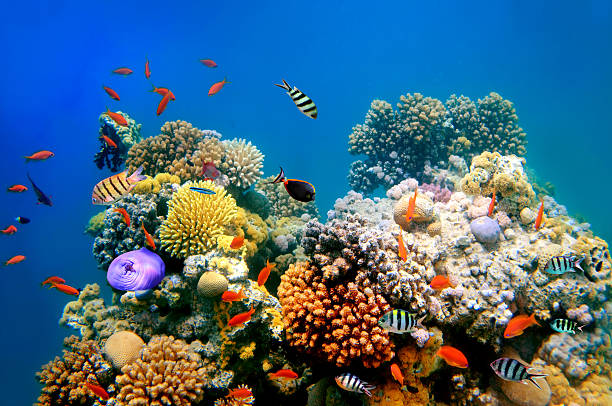
#> input picture image.jpg, 612 x 406 px
$ python color_space_test.py image.jpg 1.0 1.0 1.0
#> lines starting #> are read from the running program, lines starting #| are printed output that depends on the picture
#> further down, img is the input picture: shape (406, 612, 3); mean R, G, B 66.9, 104.8, 129.9
# Hien Dao 1001912046
# CSE 4310 - Fundamentals of Computer Vision

import sys
import numpy as np
import skimage.io as io

def rgb_to_hsv(rgb_hsv):
  # Normalize RGB values to be in range of [0,1]
  rgb_hsv = rgb_hsv/255
  r, g, b = rgb_hsv[:,:,0], rgb_hsv[:,:,1], rgb_hsv[:,:,2]

  # Calculating HSV value V
  v = np.max(rgb_hsv, axis=2)

  # Calculating Saturation with Chroma
  chroma = v - np.min(rgb_hsv, axis=2)
  s = np.where(v!=0, chroma/v, 0)
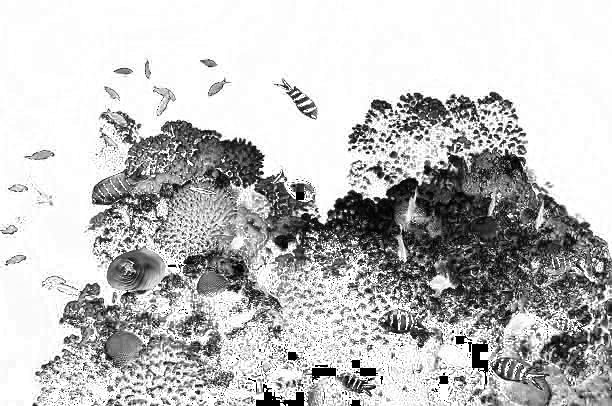
#> s: shape (406, 612) float64; min 0, max 1, mean 0.756

  # Calculating Hue
  # if chroma == 0 in else condition below
  # if v == r:
  hue_comp = np.where((chroma != 0) & (v==r),((g-b)/chroma)%6, 0)
  # if v == g:
  hue_comp = np.where((chroma != 0) & (v==g),((b-r)/chroma)+2, hue_comp)
  # if v == b:
  hue_comp = np.where((chroma != 0) & (v==b),((r-g)/chroma)+4, hue_comp)
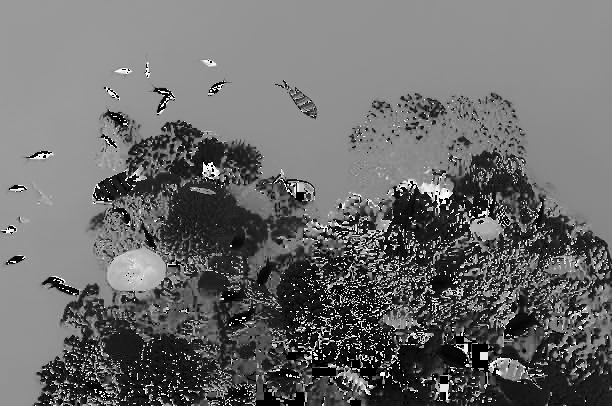
#> hue_comp: shape (406, 612) float64; min 0, max 5.99, mean 2.52; drawn with min black and max white

  h = 60.0 * hue_comp
  rgb_hsv = np.stack((h,s,v), axis = -1)
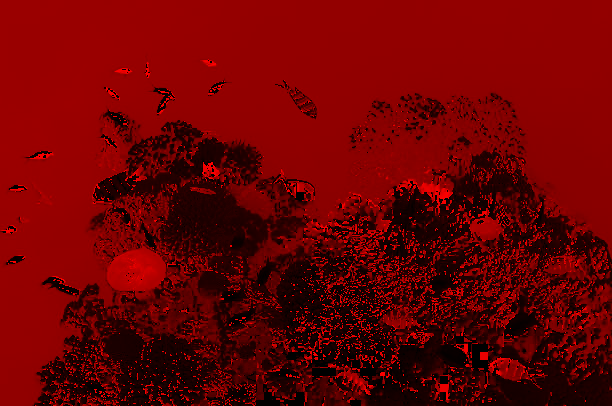
#> rgb_hsv: shape (406, 612, 3) float64; mean of channels 0, 1, 2 151.4, 0.8, 0.6; drawn with min black and max white
  return rgb_hsv


def hsv_to_rgb(hsv_rgb):
  h,s,v = hsv_rgb[:,:,0], hsv_rgb[:,:,1], hsv_rgb[:,:,2]
#> s: shape (406, 612) float64; every value is 1
  h = np.where(h >= 360, h-360, h)
  chroma = v * s
  hue_comp = h / 60
  x = chroma * (1 - abs((hue_comp % 2) - 1))

  # Calculate (R',G',B')
  R_comp =  np.where((hue_comp >= 0) & (hue_comp < 1), chroma,
            np.where((hue_comp >= 1) & (hue_comp < 2), x,
            np.where((hue_comp >= 2) & (hue_comp < 3), 0,
            np.where((hue_comp >= 3) & (hue_comp < 4), 0,
            np.where((hue_comp >= 4) & (hue_comp < 5), x,
            np.where((hue_comp >= 5) & (hue_comp < 6), chroma,0
            ))))))
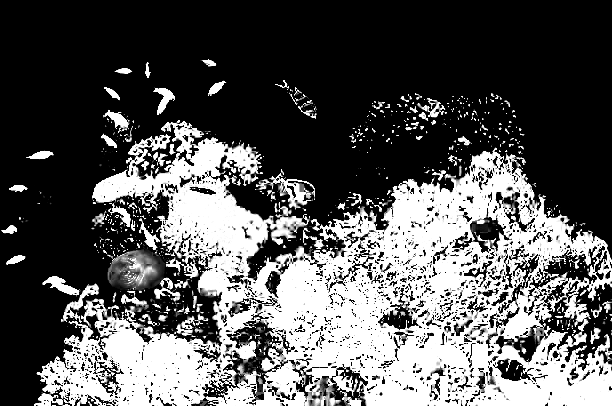
#> R_comp: shape (406, 612) float64; min 0, max 1, mean 0.347

  G_comp =  np.where((hue_comp >= 0) & (hue_comp < 1), x,
            np.where((hue_comp >= 1) & (hue_comp < 2), chroma,
            np.where((hue_comp >= 2) & (hue_comp < 3), chroma,
            np.where((hue_comp >= 3) & (hue_comp < 4), x,
            np.where((hue_comp >= 4) & (hue_comp < 5), 0,
            np.where((hue_comp >= 5) & (hue_comp < 6), 0,0
            ))))))
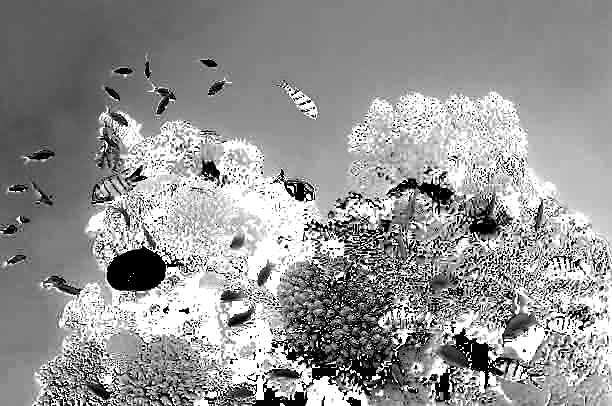
#> G_comp: shape (406, 612) float64; min 0, max 1, mean 0.584

  B_comp =  np.where((hue_comp >= 0) & (hue_comp < 1), 0,
            np.where((hue_comp >= 1) & (hue_comp < 2), 0,
            np.where((hue_comp >= 2) & (hue_comp < 3), x,
            np.where((hue_comp >= 3) & (hue_comp < 4), chroma,
            np.where((hue_comp >= 4) & (hue_comp < 5), chroma,
            np.where((hue_comp >= 5) & (hue_comp < 6), x,0
            ))))))
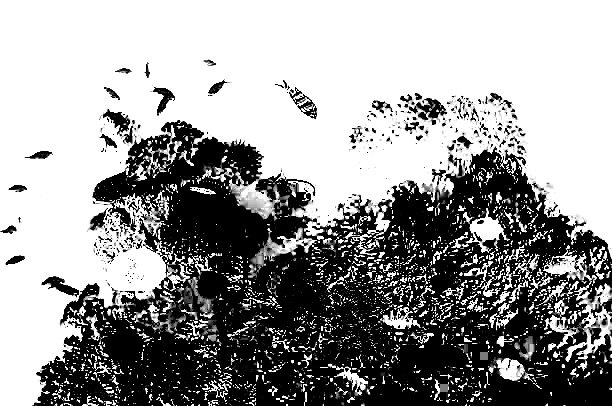
#> B_comp: shape (406, 612) float64; min 0, max 1, mean 0.602

  m = v - chroma
#> m: shape (406, 612) float64; every value is 0

  # Calculate (R,G,B)
  r = (R_comp + m) * 255
  g = (G_comp + m) * 255
  b = (B_comp + m) * 255
  hsv_rgb = np.stack((r,g,b), axis = -1)
  return hsv_rgb

filename = sys.argv[1]
hue = float(sys.argv[2])
saturation = float(sys.argv[3])
value = float(sys.argv[4])

if hue < 0 or hue > 360:
  print("The Hue input is out of the range [0,360]")
  exit(0)
elif saturation < 0 or saturation > 1:
  print("The Saturation input is out of the range [0,1]")
  exit(0)
elif value < 0 or value > 1:
  print("The Value input is out of the range [0,1]")
  exit(0)

img = io.imread(filename)

# RGB to HSV
hsv_img = rgb_to_hsv(img)

# Command Line HSV Modification Values
hsv_img[:,:,0] = hsv_img[:,:,0] + hue
hsv_img[:,:,1] = np.clip(hsv_img[:,:,1] + saturation, 0, 1)
hsv_img[:,:,2] = np.clip(hsv_img[:,:,2] + value, 0, 1)

# HSV to RGB
rgb_img = hsv_to_rgb(hsv_img)

io.imsave("new_image.jpg", rgb_img.astype(np.uint8))
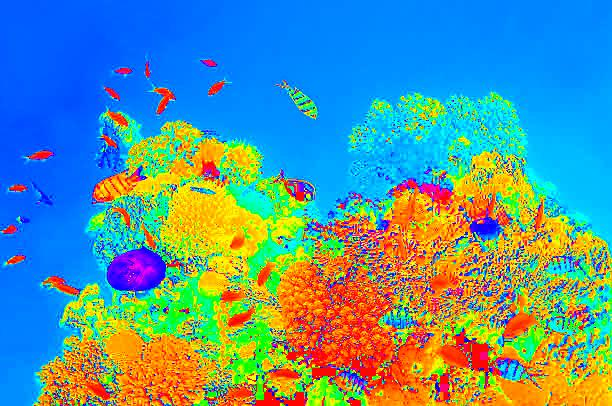
#> saved as new_image.jpg: shape (406, 612, 3); mean R, G, B 87.9, 148.3, 154.7

$ run again, on campus_001.jpg
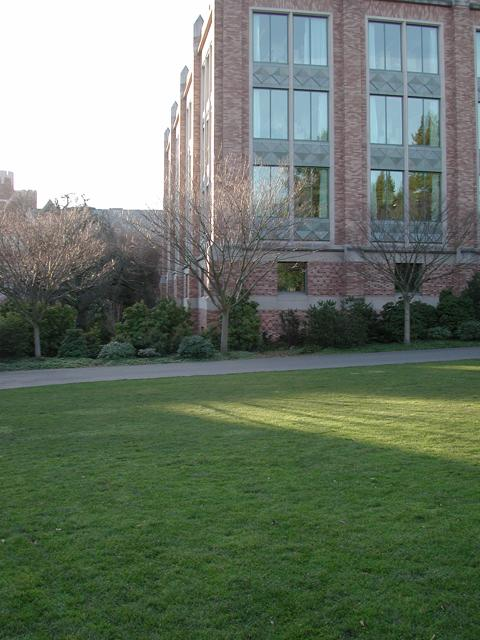
#> input picture campus_001.jpg, 480 x 640 px
#> img is the input picture: shape (640, 480, 3); mean R, G, B 106.5, 119.2, 103.6
#> in hsv_to_rgb, `B_comp =  np.where((hue_comp >= 0) & (hue_comp < 1), 0, np.where((hue_..`:
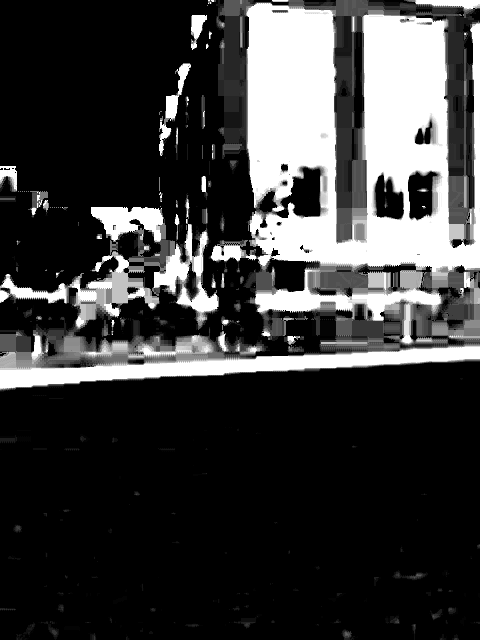
#> B_comp: shape (640, 480) float64; min 0, max 1, mean 0.238
#> m: shape (640, 480) float64; every value is 0
#> `io.imsave("new_image.jpg", rgb_img.astype(np.uint8))`:
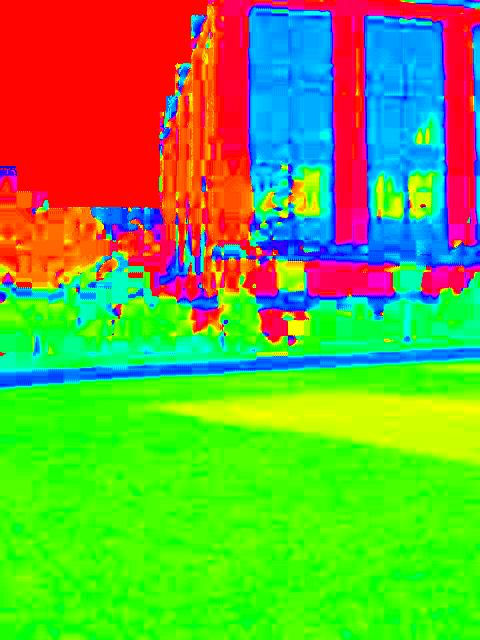
#> saved as new_image.jpg: shape (640, 480, 3); mean R, G, B 110.2, 167.4, 61
